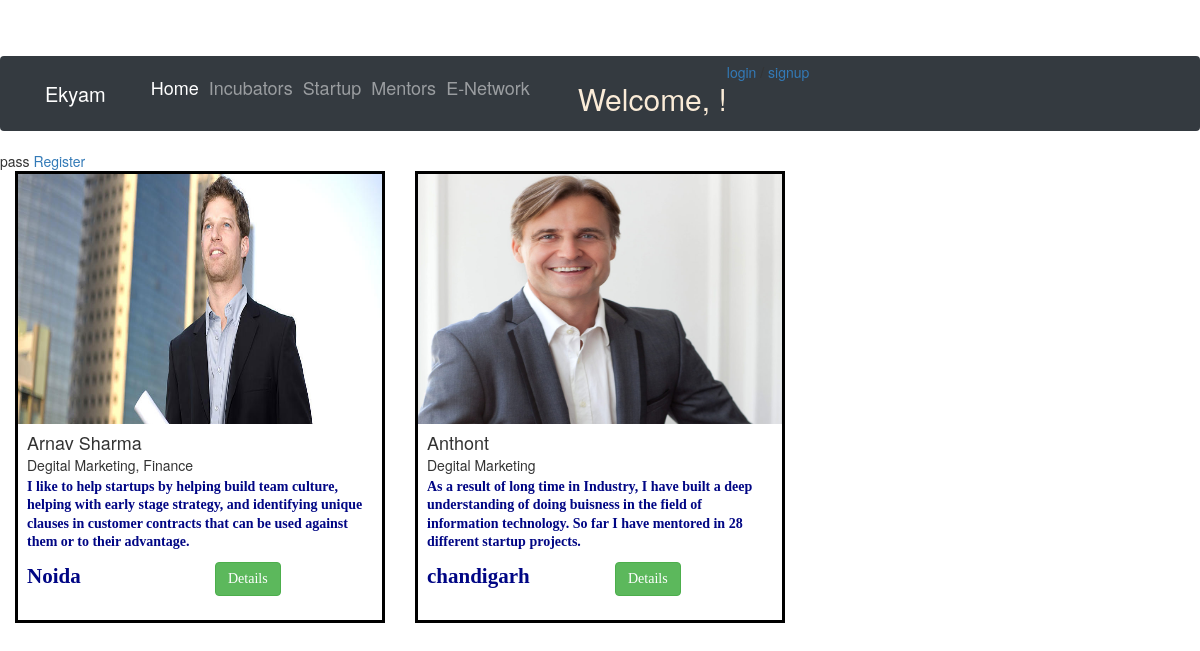
/mentors/, run on the app's committed database.
### mentors/models.py (models this page shows, shortened)
class Mentors(models.Model):
    name = models.CharField(max_length = 20)
    location = models.CharField(max_length = 20)
    designation = models.CharField(max_length = 20, default = 'CEO/CFO at XYZ')
    expertise = models.CharField(max_length = 30, default = 'Buisness Development, Content etc.')
    description = models.TextField(max_length= '1000', default = 'Give a brief about yourself')
    image = models.FileField()
    resume = models.FileField()
    verify = models.BooleanField(default = False)

### mentors/views.py (the view)
def index(request):
    mentors = Mentors.objects.all().exclude(verify = False)
    return render(request, 'mentors/index.html', {'mentors': mentors})

### mentors/templates/mentors/index.html (shortened to what this page needs)
{% extends 'mentors/base.html' %}
{% block content %}
  pass
{% load staticfiles %}
  <a href = "{% url "mentors:register" %}" > Register </a>
  <link href="{%static "main/incubator/incubator.css"%}" rel="stylesheet" id="bootstrap-css">
<link href="//netdna.bootstrapcdn.com/bootstrap/3.0.0/css/bootstrap.min.css" rel="stylesheet" id="bootstrap-css">
<link href = "{% static "main/css/navbar.css"%}" rel = "stylesheet">
  {% for mentor in mentors %}
  <div id="products" class="">
      <div class="item  col-xs-4 col-lg-4">
          <div class="thumbnail">
              <img class="group list-group-image" src="{{ mentor.image.url }}" height = "325px" width = "400px" alt="" />
              <div class="caption">
                  <h4 class="group inner list-group-item-heading">
                      {{mentor.name}}</h4>
                      <h5 class="group inner list-group-item-heading">
                          {{mentor.expertise}}</h5>
                  <p class="group inner list-group-item-text">
                      {{ mentor.description }}</p>
                  <div class="row">
                      <div class="col-xs-12 col-md-6">
                          <p class="lead">
                            {{mentor.location}}  </p>
                      </div>
                      <div class="col-xs-12 col-md-6">
                          <a class="btn btn-success" href='#' class = "detail-link">Details</a>
                      </div>
                  </div>
              </div>
            </div>
      </div>
</div>
{% endfor %}
{% endblock %}

### main/static/main/css/small-business.css (style rules this page uses)
body { padding-top: 54px; }
.col-lg-4 p { font-family: Georgia; font-weight: bold; color: #000684; }
.row { font-family: Georgia; color: #000684; }
@media (min-width: 992px) { body { padding-top: 56px; } }

### main/static/main/css/navbar.css (style rules this page uses)
.thumbnail { border: solid; border-color: black; }
.thumbnail>img { display: block; max-width: 100%; height: 250px; width: 400px; }
.thumbnail { margin-bottom: 20px; padding: 0px; -webkit-border-radius: 0px; -moz-border-radius: 0px; border-radius: 0px; }
.list-group-item-text { margin: 0 0 11px; }

### data on the page
Mentors: image (picture), name "Arnav Sharma", expertise "Degital Marketing, Finance", description "I like to help startups by helping build team culture, helping with early stage strategy, and identifying unique clauses in customer contracts that can be used against them or to their advantage.", location "Noida"
Mentors: image (picture), name "Anthont", expertise "Degital Marketing", description "As a result of long time in Industry, I have built a deep understanding of doing buisness in the field of information technology. So far I have mentored in 28 different startup projects.", location "chandigarh"
